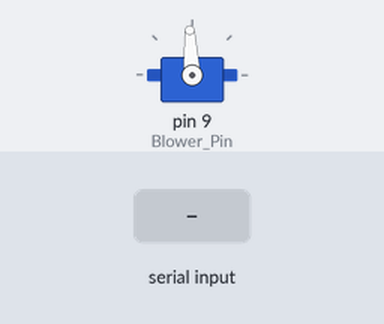
The sketch below on a simulated Arduino Uno, built with avr-gcc and run on an emulated ATmega328P. Parts: servo. Inputs (shaded band) come from the test bench. What the sketch prints to the serial monitor is not drawn.

Above: at 1.2 s.
1.3 s: "90,45\n" received over Serial
At 2.3 s:
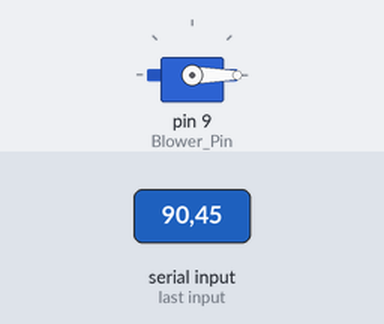
Timing chart, 0 to 4.3 s (numbered marks = the images above; inputs shaded):
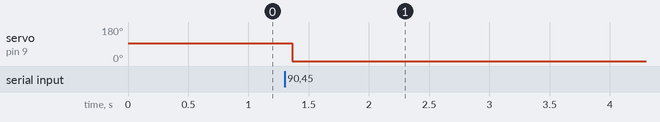

Measured:
- after the input at 1.3 s, servo on pin 9 (Blower_Pin): 93° → 0° after 0.06 s

The sketch:

BidirBlower.ino
```cpp
#include <Servo.h>

/*** Blower：鼓風機 ***/
//鼓風機的 PWM 最低啟動數值：1230
//1500是停(中間值)
Servo Blower;
const int Blower_Pin = 9; //控制 Blower 的腳位
int PWM_Width = 0; //控制轉速的脈寬長度
const int PWM_Active_Max = 1500; //Blower 的啟動上限電壓
const int PWM_Active_Min = 1300; //Blower 的啟動下限電壓
const int PWM_Width_Max = 1600; //手動最大
const int PWM_Width_Min = 0; //手動最小

String PWM_String = ""; //PWM字串

void setup() {
  Blower.attach(Blower_Pin);  // 將 Blower 連接到 Blower_Pin
  Serial.begin(9600);
  Blower.writeMicroseconds(PWM_Active_Max); //啟動 Blower
  //Blower.writeMicroseconds(PWM_Active_Min); //啟動 Blower
  Serial.println("START");
}

void loop() {
  //接收使用者輸入的數值，並傳到 PWM_String
  while (Serial.available() > 0)
  {
    char c = Serial.read();
    PWM_String += (String)c;
    delay(10); //等待一下，好讓 Serial 能夠接受新的資料
  }

  if (PWM_String != "")
  {
    PWM_Width = PWM_String.toInt();
    Serial.println("PWM_Width(String)：" + (String)PWM_Width);

    //判斷 PWM_Width 是否在合理範圍內：0~1600
    if (PWM_Width <= PWM_Width_Max && PWM_Width >= PWM_Width_Min)
    {
      Blower.writeMicroseconds(PWM_Width); // 轉動 Blower
    }
    else
    {
      Serial.println("無效PWM值，重新輸入PWM值：0~1600");
    }
    Serial.println("\n\n\n\n");
    PWM_String = ""; //PWM字串重置
  }
}
```
